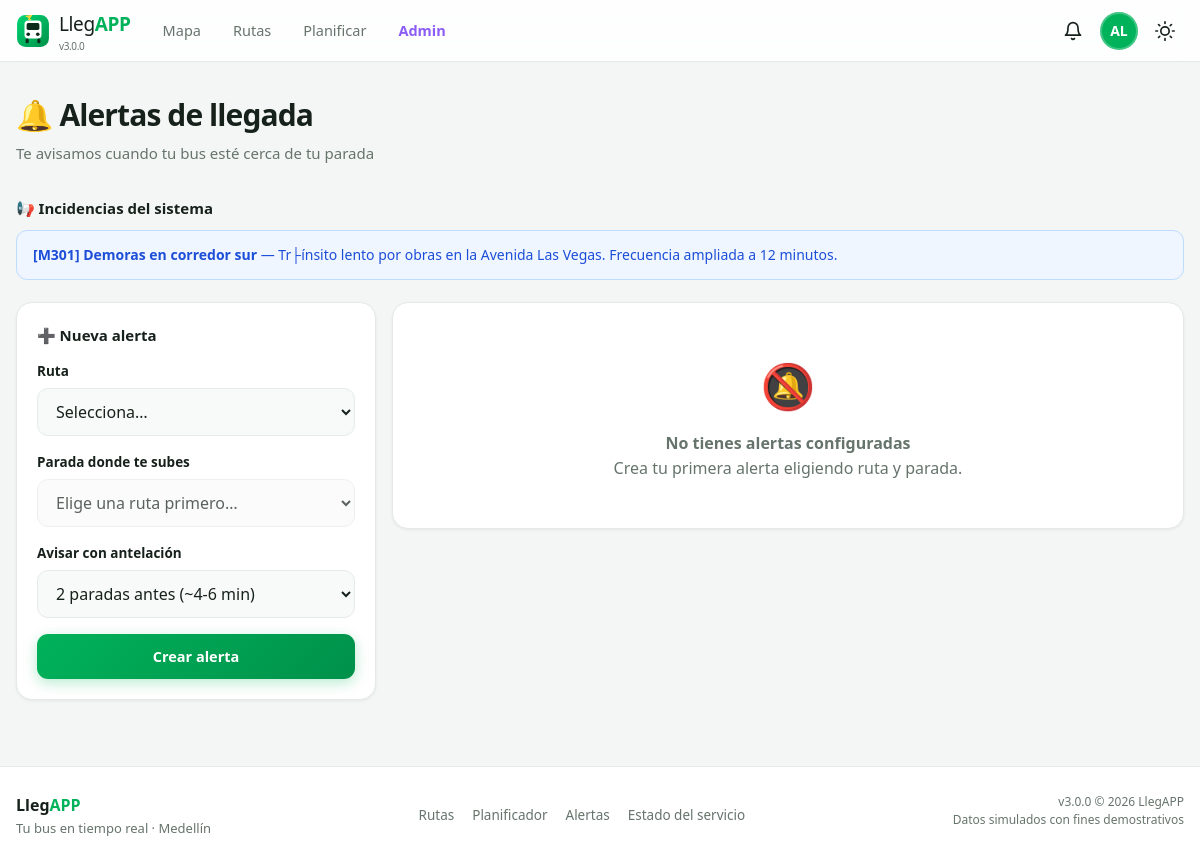
Page /pages/alertas.php (signed in) on the committed database.
### tables this page shows
CREATE TABLE `users` (
  `id` char(36) NOT NULL,
  `name` varchar(100) NOT NULL,
  `email` varchar(120) NOT NULL,
  `password_hash` varchar(255) NOT NULL,
  `role` enum('admin','usuario','conductor') NOT NULL DEFAULT 'usuario',
  `phone` varchar(30) DEFAULT NULL,
  `avatar_color` varchar(7) DEFAULT NULL,
  `email_verified` tinyint(1) NOT NULL DEFAULT 0,
  `is_active` tinyint(1) NOT NULL DEFAULT 1,
  `last_login` datetime DEFAULT NULL,
  `created_at` timestamp NOT NULL DEFAULT current_timestamp(),
  PRIMARY KEY (`id`),
  UNIQUE KEY `email` (`email`),
  KEY `idx_users_role` (`role`),
  KEY `idx_users_active` (`is_active`)
);

CREATE TABLE `system_alerts` (
  `id` int(11) NOT NULL AUTO_INCREMENT,
  `route_id` varchar(10) DEFAULT NULL,
  `severity` enum('info','media','alta','critica') NOT NULL DEFAULT 'info',
  `title` varchar(150) NOT NULL,
  `message` varchar(400) NOT NULL,
  `active` tinyint(1) NOT NULL DEFAULT 1,
  `starts_at` datetime DEFAULT NULL,
  `expires_at` datetime DEFAULT NULL,
  `created_by` char(36) DEFAULT NULL,
  `created_at` timestamp NOT NULL DEFAULT current_timestamp(),
  PRIMARY KEY (`id`),
  KEY `idx_sysalert_active` (`active`,`severity`),
  KEY `fk_sysalert_route` (`route_id`),
  CONSTRAINT `fk_sysalert_route` FOREIGN KEY (`route_id`) REFERENCES `routes` (`route_id`) ON DELETE SET NULL
);

### config/seguridad.php (called while the page is built, shortened)
<?php
function e(?string $value): string {
    return htmlspecialchars((string)$value, ENT_QUOTES | ENT_SUBSTITUTE, 'UTF-8');
}

### includes/auth.php (called while the page is built, shortened)
<?php
require_once __DIR__ . '/funciones.php';
function usuarioActual(): ?array {
    static $cache = false;
    if ($cache !== false) return $cache;
    $userId = $_SESSION['user_id'] ?? null;
    try {
        $user = dbOne(
            'SELECT id, name, email, role, phone, avatar_color, email_verified, is_active, created_at
             FROM users WHERE id = ? AND is_active = 1',
            [$userId]
        );
        return $cache = $user;
    } catch (Exception $e) {
        logMessage('error', 'Error verificando sesión', ['msg' => $e->getMessage()]);
        return $cache = null;
    }
}
function requerirAuth(): array {
    $user = usuarioActual();
    if ($user) return $user;
    exit;
}

### config/database.php (called while the page is built, shortened)
<?php
function db(): PDO {
    static $pdo = null;
    if ($pdo === null) {
        $dsn = 'mysql:host=' . DB_HOST . ';dbname=' . DB_NAME . ';charset=' . DB_CHARSET;
        try {
            $pdo = new PDO($dsn, DB_USER, DB_PASS, [
                PDO::ATTR_ERRMODE            => PDO::ERRMODE_EXCEPTION,
                PDO::ATTR_DEFAULT_FETCH_MODE => PDO::FETCH_ASSOC,
                PDO::ATTR_EMULATE_PREPARES   => false,
            ]);
        } catch (PDOException $e) {
            error_log('LLEGAPP3 BD: ' . $e->getMessage());
            throw new RuntimeException('No se pudo conectar a la base de datos. Verifica que MySQL esté activo y exista la BD "' . DB_NAME . '".');
        }
    }
    return $pdo;
}
function dbq(string $sql, array $params = []): PDOStatement {
    $stmt = db()->prepare($sql);
    $stmt->execute($params);
    return $stmt;
}
function dbAll(string $sql, array $params = []): array {
    return dbq($sql, $params)->fetchAll();
}
function dbOne(string $sql, array $params = []): ?array {
    $row = dbq($sql, $params)->fetch();
    return $row === false ? null : $row;
}

### includes/funciones.php (called while the page is built, shortened)
<?php
function inicialesNombre(string $nombre): string {
    $partes = preg_split('/\s+/', trim($nombre));
    $ini = strtoupper(substr($partes[0] ?? 'U', 0, 1));
    if (count($partes) > 1) $ini .= strtoupper(substr(end($partes), 0, 1));
    return $ini;
}

### includes/rutas.php (called while the page is built, shortened)
<?php
require_once __DIR__ . '/funciones.php';
function alertasSistemaActivas(): array {
    return dbAll("
        SELECT a.*, r.name AS route_name, r.color
        FROM system_alerts a LEFT JOIN routes r ON r.route_id = a.route_id
        WHERE a.active = 1 AND (a.expires_at IS NULL OR a.expires_at > NOW())
        ORDER BY FIELD(a.severity,'critica','alta','media','info'), a.created_at DESC
        LIMIT 10
    ");
}

### pages/alertas.php (the view, shortened to what this page needs)
<?php
require_once dirname(__DIR__) . '/includes/funciones.php';
require_once dirname(__DIR__) . '/includes/auth.php';
require_once dirname(__DIR__) . '/includes/rutas.php';
$currentUser = requerirAuth();
$alertas = dbAll('
    SELECT ua.*, s.name AS stop_name, r.name AS route_name, r.color, r.short_name
    FROM user_alerts ua
    JOIN stops s ON s.id = ua.stop_id
    JOIN routes r ON r.route_id = ua.route_id
    WHERE ua.user_id = ?
    ORDER BY ua.created_at DESC
', [$currentUser['id']]);
$alertasSistema = alertasSistemaActivas();
require dirname(__DIR__) . '/includes/header.php';
?>
<div class="page-header container">
    <h1 class="page-title">🔔 Alertas de llegada</h1>
    <p class="page-subtitle">Te avisamos cuando tu bus esté cerca de tu parada</p>
</div>
<section class="section container">
    <?php if ($alertasSistema): ?>
        <div style="margin-bottom:22px">
            <strong style="font-size:15px;display:block;margin-bottom:10px">📢 Incidencias del sistema</strong>
            <?php foreach ($alertasSistema as $a): ?>
            <div class="alert <?= in_array($a['severity'], ['critica','alta']) ? 'alert-danger' : 'alert-info' ?>">
                <?= $a['route_id'] ? "<strong>[{$a['route_id']}]</strong> " : '' ?><b><?= e($a['title']) ?></b> — <?= e($a['message']) ?>
            </div>
            <?php endforeach; ?>
        </div>
    <?php endif; ?>
    <div class="grid" style="grid-template-columns:minmax(280px,360px) 1fr" id="alertasLayout">
        <div class="card" style="align-self:start">
            <strong style="font-size:15px">➕ Nueva alerta</strong>
            <form id="formAlerta" style="margin-top:14px">
                <div class="field">
                    <label class="label" for="selRutaAlerta">Ruta</label>
                    <select class="select" id="selRutaAlerta" required>
                        <option value="">Selecciona…</option>
                    </select>
                </div>
                <div class="field">
                    <label class="label" for="selParadaAlerta">Parada donde te subes</label>
                    <select class="select" id="selParadaAlerta" required disabled>
                        <option value="">Elige una ruta primero…</option>
                    </select>
                </div>
                <div class="field">
                    <label class="label" for="selAntelacion">Avisar con antelación</label>
                    <select class="select" id="selAntelacion">
                        <option value="2" selected>2 paradas antes (~4-6 min)</option>
                    </select>
                </div>
                <button type="submit" class="btn btn-primary btn-block">Crear alerta</button>
            </form>
        </div>
        <div>
            <?php if (!$alertas): ?>
                <div class="card list-empty">
                    <div class="emoji">🔕</div>
                    <strong>No tienes alertas configuradas</strong>
                    <p>Crea tu primera alerta eligiendo ruta y parada.</p>
                </div>
            <?php endif; ?>
        </div>
    </div>
</section>
<?php require dirname(__DIR__) . '/includes/footer.php'; ?>

### includes/header.php (shortened to what this page needs)
<?php
require_once __DIR__ . '/auth.php';
$currentUser = usuarioActual();
$bodyClass = ($pageBodyClass ?? '') . (isset($_COOKIE['theme']) && $_COOKIE['theme'] === 'dark' ? ' dark-theme' : ' light-theme');
$menuPrincipal = [
    ['url' => '/pages/mapa.php',       'label' => 'Mapa',        'icon' => 'map'],
    ['url' => '/pages/rutas.php',      'label' => 'Rutas',       'icon' => 'route'],
    ['url' => '/pages/planificador.php','label' => 'Planificar', 'icon' => 'compass'],
];
?>
<!DOCTYPE html>
<html lang="es">
<head>
<link rel="stylesheet" href="https://unpkg.com/leaflet@1.9.4/dist/leaflet.css">
<link rel="stylesheet" href="<?= APP_BASE ?>/assets/css/styles.css?v=<?= APP_VERSION ?>">
</head>
<body class="<?= e(trim($bodyClass)) ?>" data-base="<?= APP_BASE ?>" data-page="<?= e($GLOBALS['dataPage'] ?? '') ?>">
<header class="topbar" id="topbar">
    <div class="topbar-inner container">
        <a href="<?= APP_BASE ?>/index.php" class="brand" aria-label="LlegAPP inicio">
            <span class="brand-logo" aria-hidden="true"><?= file_get_contents(dirname(__DIR__) . '/assets/img/logo.svg') ?: '' ?></span>
            <span class="brand-text">Lleg<b>APP</b><small>v<?= APP_VERSION ?></small></span>
        </a>
        <nav class="main-nav" aria-label="Navegación principal">
            <?php foreach ($menuPrincipal as $item): ?>
                <a href="<?= APP_BASE . $item['url'] ?>" class="nav-link"><?= $item['label'] ?></a>
            <?php endforeach; ?>
            <?php if ($currentUser && $currentUser['role'] === 'admin'): ?>
                <a href="<?= APP_BASE ?>/admin/dashboard.php" class="nav-link nav-admin">Admin</a>
            <?php endif; ?>
        </nav>
        <div class="topbar-actions">
            <?php if ($currentUser): ?>
                <button type="button" class="icon-btn" id="btnNotificaciones" aria-label="Notificaciones" onclick="location.href='<?= APP_BASE ?>/pages/notificaciones.php'">
                    <svg viewBox="0 0 24 24"><path d="M18 8A6 6 0 0 0 6 8c0 7-3 9-3 9h18s-3-2-3-9"/><path d="M13.73 21a2 2 0 0 1-3.46 0"/></svg>
                </button>
                <div class="user-menu" id="userMenu">
                    <button type="button" class="avatar-btn" id="avatarBtn" aria-haspopup="true" aria-expanded="false"
                            style="--av:<?= e($currentUser['avatar_color'] ?: colorAvatar($currentUser['name'])) ?>">
                        <?= e(inicialesNombre($currentUser['name'])) ?>
                    </button>
                </div>
            <?php else: ?>
                <a href="<?= APP_BASE ?>/pages/login.php" class="btn btn-ghost btn-sm">Ingresar</a>
                <a href="<?= APP_BASE ?>/pages/registro.php" class="btn btn-primary btn-sm">Crear cuenta</a>
            <?php endif; ?>
            <button type="button" class="icon-btn theme-toggle" id="themeToggle" aria-label="Cambiar tema">
                <svg viewBox="0 0 24 24" class="icon-sun"><circle cx="12" cy="12" r="5"/><path d="M12 1v2M12 21v2M4.22 4.22l1.42 1.42M18.36 18.36l1.42 1.42M1 12h2M21 12h2M4.22 19.78l1.42-1.42M18.36 5.64l1.42-1.42"/></svg>
            </button>
        </div>
    </div>
</header>
<main class="app-main" id="contenido-principal">

### assets/css/styles.css (style rules this page uses)
:root { --primary: #00b25a; --primary-dark: #00914a; --primary-light: #e6f7ef; --accent: #0ea5e9; --danger: #ef4444; --warning: #f59e0b; --info: #3b82f6; --purple: #8b5cf6; --bg: #f4f6f5; --surface: #ffffff; --surface-2: #f8faf9; --border: #e5eae7; --text: #17211b; --text-muted: #66746c; --radius-sm: 8px; --radius-md: 12px; --radius-lg: 16px; --radius-xl: 22px; --shadow-sm: 0 1px 3px rgba(15, 25, 20, .07); --shadow-md: 0 4px 14px rgba(15, 25, 20, .08); --shadow-lg: 0 12px 34px rgba(15, 25, 20, .13); --topbar-h: 62px; --bottomnav-h: 62px; --container: 1240px; --font: 'Segoe UI', system-ui, -apple-system, 'Helvetica Neue', sans-serif; }
*, *::before, *::after { box-sizing: border-box; }
* { margin: 0; }
html { scroll-behavior: smooth; }
body { font-family: var(--font); background: var(--bg); color: var(--text); line-height: 1.55; min-height: 100vh; padding-top: var(--topbar-h); }
img, svg { display: block; max-width: 100%; }
a { color: inherit; text-decoration: none; }
button { font: inherit; cursor: pointer; border: none; background: none; color: inherit; }
input, select, textarea { font: inherit; color: inherit; }
.container { width: min(var(--container), 100% - 32px); margin-inline: auto; }
.topbar { position: fixed; inset: 0 0 auto 0; z-index: 900; height: var(--topbar-h); background: color-mix(in srgb, var(--surface) 82%, transparent); backdrop-filter: blur(14px); -webkit-backdrop-filter: blur(14px); border-bottom: 1px solid var(--border); }
.topbar-inner { display: flex; align-items: center; gap: 18px; height: 100%; }
.brand { display: flex; align-items: center; gap: 9px; font-size: 19px; letter-spacing: -.02em; }
.brand-logo { width: 34px; height: 34px; flex-shrink: 0; }
.brand-logo svg { width: 100%; height: 100%; }
.brand-text b { color: var(--primary); }
.brand-text small { display: block; font-size: 10px; color: var(--text-muted); line-height: 1; margin-top: 1px; }
.main-nav { display: flex; gap: 4px; margin-right: auto; }
.nav-link { padding: 8px 14px; border-radius: 99px; font-weight: 500; font-size: 14.5px; color: var(--text-muted); transition: all .18s ease; }
.nav-admin { color: var(--purple); font-weight: 600; }
.topbar-actions { display: flex; align-items: center; gap: 8px; }
.icon-btn { width: 38px; height: 38px; display: grid; place-items: center; border-radius: 50%; transition: background .15s ease; position: relative; }
.icon-btn svg { width: 20px; height: 20px; fill: none; stroke: currentColor; stroke-width: 2; stroke-linecap: round; stroke-linejoin: round; }
.user-menu { position: relative; }
.avatar-btn { width: 38px; height: 38px; border-radius: 50%; background: var(--av, var(--primary)); color: #fff; font-weight: 700; font-size: 14px; display: grid; place-items: center; box-shadow: inset 0 0 0 2px rgba(255,255,255,.25); }
.app-main { min-height: calc(100vh - var(--topbar-h) - 120px); }
.page-header { padding: 30px 0 6px; }
.page-title { font-size: clamp(22px, 3vw, 30px); font-weight: 800; letter-spacing: -.03em; }
.page-subtitle { color: var(--text-muted); font-size: 15px; margin-top: 3px; }
.section { padding: 26px 0; }
.grid { display: grid; gap: 16px; }
.card { background: var(--surface); border: 1px solid var(--border); border-radius: var(--radius-lg); padding: 20px; box-shadow: var(--shadow-sm); }
.btn { display: inline-flex; align-items: center; justify-content: center; gap: 8px; padding: 11px 22px; border-radius: 11px; font-weight: 600; font-size: 14.5px; white-space: nowrap; transition: all .16s ease; user-select: none; }
.btn-primary { background: linear-gradient(135deg, var(--primary), var(--primary-dark)); color: #fff; box-shadow: 0 4px 14px rgba(0,178,90,.28); }
.btn-block { width: 100%; }
.field { margin-bottom: 16px; }
.label { display: block; font-size: 13.5px; font-weight: 600; margin-bottom: 6px; }
.input, .select, .textarea { width: 100%; padding: 11px 14px; background: var(--surface-2); color: var(--text); border: 1.5px solid var(--border); border-radius: 11px; outline: none; transition: border-color .15s, box-shadow .15s; }
.list-empty { text-align: center; padding: 48px 20px; color: var(--text-muted); }
.list-empty .emoji { font-size: 44px; margin-bottom: 12px; }
.alert { padding: 13px 16px; border-radius: 11px; font-size: 14px; margin-bottom: 16px; border: 1px solid transparent; }
.alert-info { background: #eff6ff; color: #1d4ed8; border-color: #bfdbfe; }

### rows in the picture
users: name "AL"
system_alerts: route "M301", title "Demoras en corredor sur", message "Tr├ínsito lento por obras en la Avenida Las Vegas. Frecuencia ampliada a 12 minutos."

### other values in the picture
APP_VERSION "3.0.0"
$item['label'] "Mapa"
$item['label'] "Rutas"
$item['label'] "Planificar"
